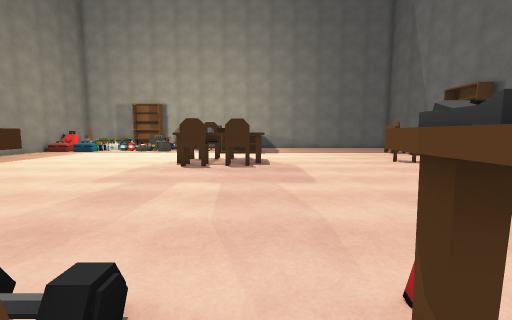
view 1 (above)

23 first-person views from a walk through a Unity game level. The camera is 1.3 m above the floor, tilts 6° down and sees 90° across. The floor is counted in squares, 0.9 m on a side. Each view is taken from the middle of a square. On the plan, view 1 faces up. The plan holds only what a view shows up to about 13 squares ahead; the rest is blank. The place goes on beyond the plan. The player is left out. Some animated figures are not drawn.

view 2
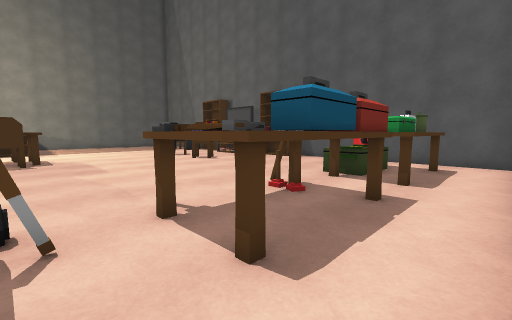

view 3
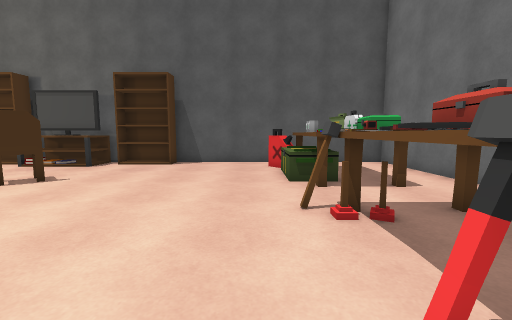

view 4
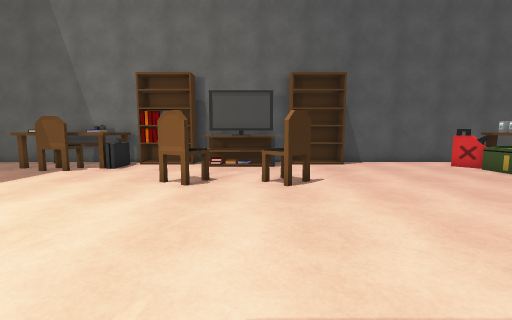

view 5
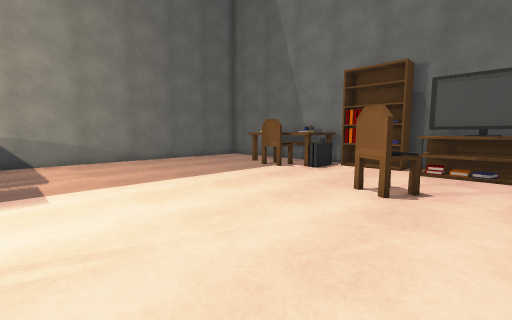

view 6
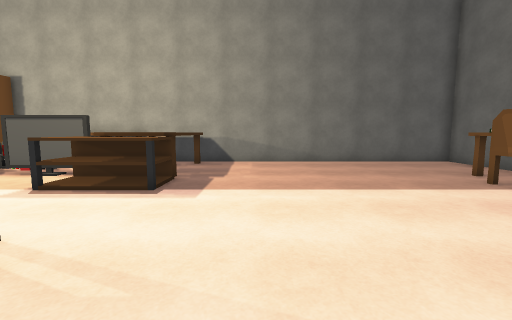

view 7
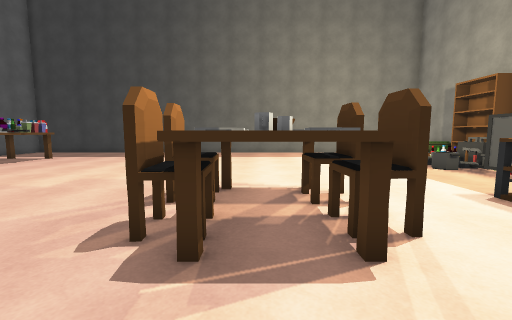

view 8
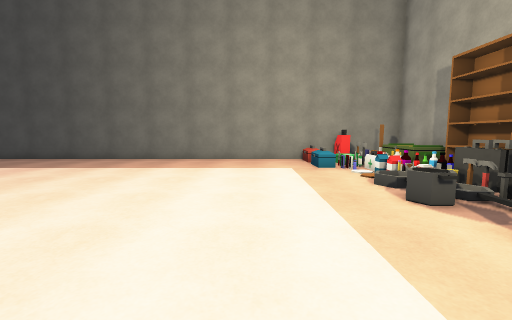

view 9
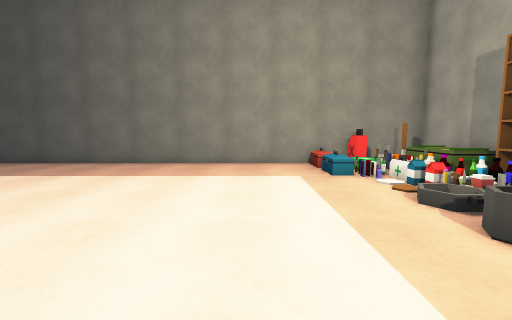

view 10
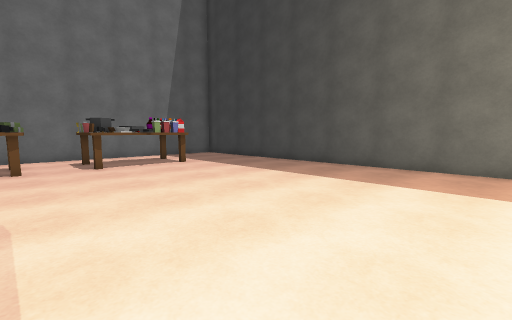

view 11
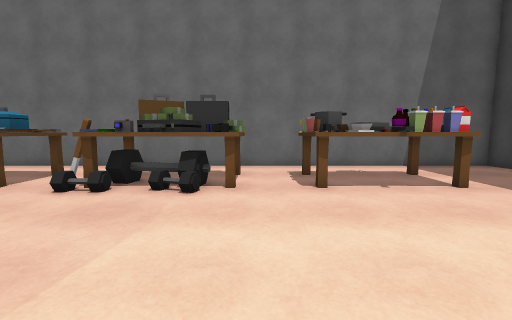

view 12
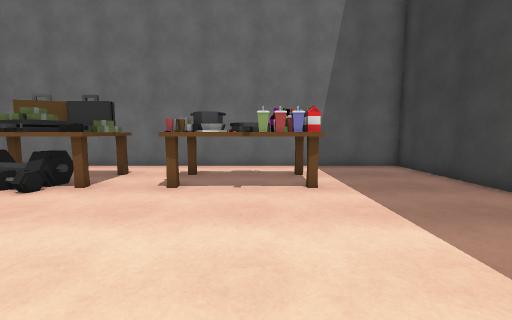

view 13
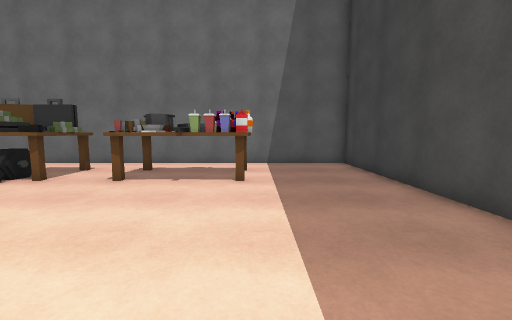

view 14
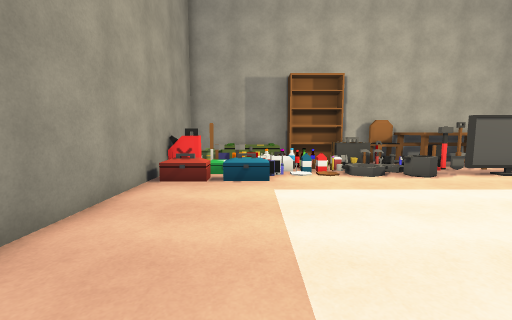

view 15
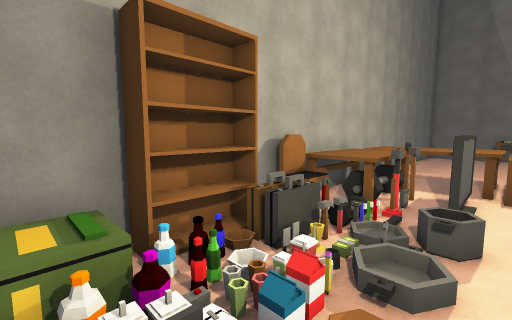

view 16
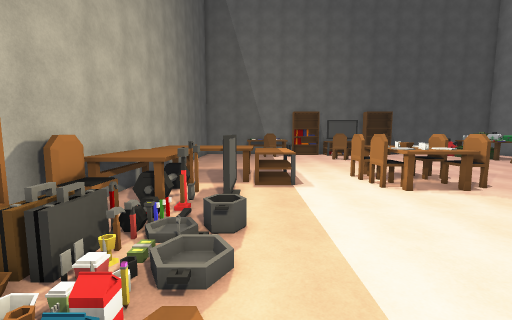

view 17
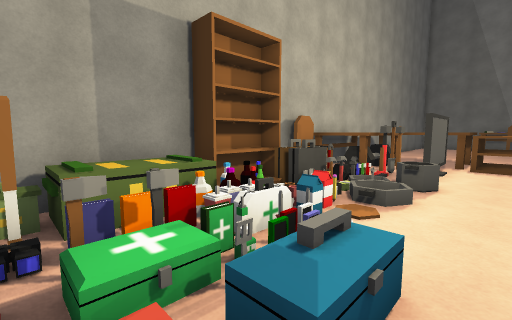

view 18
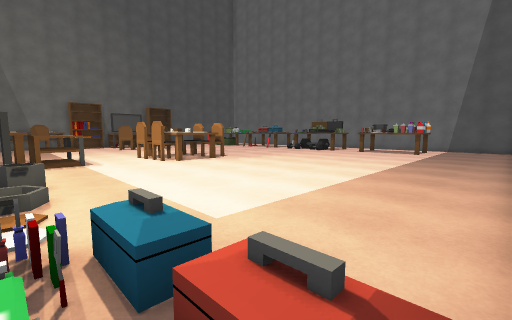

view 19
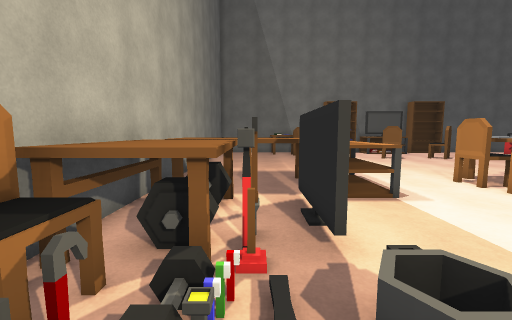

view 20
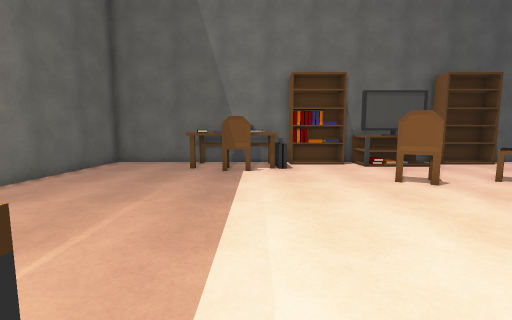

view 21
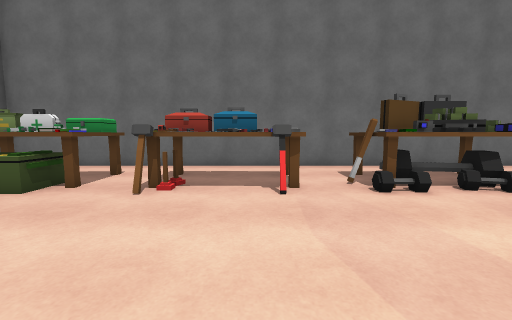

view 22
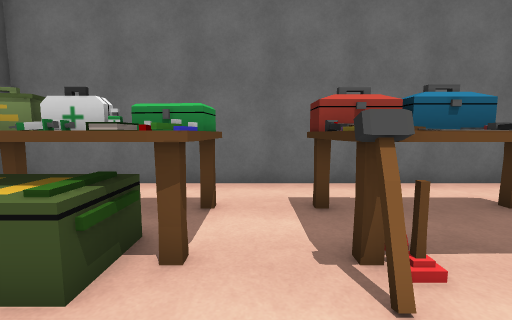

view 23
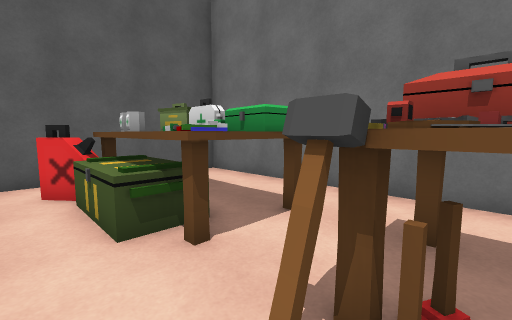

### Floor plan
Key: @ floor where view 1 was taken; # wall or solid block; x gap in a wall; . floor; / step, stairs or slope; ^ raised ledge; C chair; H hammer; T table; S shovel; R crate; L toolbox; M medkit; B bookshelf; A TV; E bottle; P pot; U mug; O other object.
Columns run from 17 left of view 1 to 13 right of it. Each row starts with its distance up from view 1.
 25  ##############################
 24  #RRRREBBOCCOOO TT............#
 23  #OREEEEHH.OOOO TT............#
 22  OOOOMO//HOHSHOTTT............#
 21 #./OOO///PP.AAATTT..........^^#
 20 #/ //.....P....TTT..........O^#
 19 #..............OOO.........C^^#
 18 #..........................COO#
 17 #...........................OO#
 16 #............................B#
 15 #.............CCC............B#
 14 #............^OO  .......C...B#
 13 #............^OOU^......CC..^^#
 12 #............^CCCC..........^A#
 11 #.............C..........C..^^#
 10 #.......................CC...A#
  9 #............................B#
  8 #............................B#
  7 #............................B#
  6 #.............................#
  5 #.............................#
  4 #.............................#
  3 #.............................#
  2 #.................H..OH..RRRO.#
  1 #....TTTTT..TTTTT.S^OO^.OOOOO.#
  0 #....TTTTT..TTTT.@OLLHO.OEMO^.#
 -1 #....TT TT..TTTT..OxLL#.OOMOO.#
 -2 #.............................#
 -3 #.............................#
 -4 ###############################

Positions as (right, up) in squares from view 1, and headings:
1: (0, 0), facing up
2: (-1, -3), facing up-right
3: (0, 3), facing right
4: (0, 11), facing right
5: (1, 11), facing up-right
6: (3, 12), facing up
7: (3, 13), facing left
8: (-2, 17), facing left
9: (-4, 17), facing left
10: (-5, 13), facing down-left
11: (-6, 8), facing down
12: (-10, 8), facing down
13: (-12, 9), facing down
14: (-13, 12), facing up
15: (-13, 20), facing up-right
16: (-13, 20), facing right
17: (-15, 19), facing up-right
18: (-16, 21), facing down-right
19: (-9, 22), facing right
20: (0, 18), facing right
21: (2, 8), facing down
22: (6, 4), facing down
23: (4, 3), facing down-right
